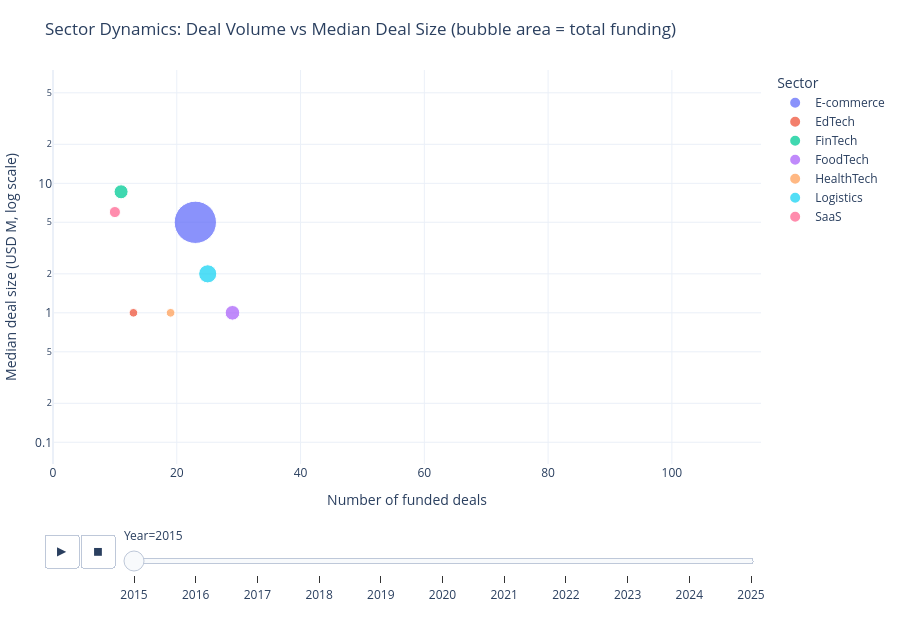

This figure's notebook cell:
### Markdown cell above
## 16. Visualization 6 – Sector Dynamics over Time: Deal Volume vs Deal Size (Plotly)

**Chart type:** animated bubble chart (one bubble per sector, one frame per year).
**Purpose:** explore how **deal volume**, **typical deal size**, **total funding** and **sector** relate to each other, and how each sector's position moves from year to year.
**How to read it:**
- **x-axis:** number of funded deals (disclosed amounts only) – further right means more activity.
- **y-axis:** median deal size in USD millions, on a **logarithmic scale** – higher means larger typical rounds.
- **Bubble area:** total disclosed funding, so area is proportional to the amount.
- **Colour:** sector. Press ▶ or drag the year slider; hover for exact values.

**Design choices:**
- Only industries present in **both datasets** are shown, the same rule as Visualizations 2 and 5, so sector movements are not caused by label differences.
- A sector-year point needs at least **3 funded deals**, because a median of one or two deals is not reliable.
- Axis ranges are **fixed across all frames**, so bubbles are never rescaled between years.
- Medians are used instead of averages because a few very large deals pull averages up. 2025 covers January–June only.

### Code cell
# Industries present in both datasets (`common`) – same rule as Visualizations 2 and 5
ind6 = funded[funded["Industry_Clean"].isin(common)]

g6 = (ind6.groupby(["Year", "Industry_Clean"])
          .agg(Deals=("Startup", "count"),
               Median_M=("Amount_M", "median"),
               Total_M=("Amount_M", "sum"))
          .reset_index()
          .rename(columns={"Industry_Clean": "Sector"}))
g6 = g6[g6["Deals"] >= 3].sort_values("Year")        # skip unreliable medians

fig = px.scatter(
    g6, x="Deals", y="Median_M", size="Total_M", color="Sector",
    animation_frame="Year", animation_group="Sector",
    log_y=True, size_max=60, hover_name="Sector",
    hover_data={"Deals": True, "Median_M": ":,.2f", "Total_M": ":,.0f",
                "Sector": False, "Year": False},
    range_x=[0, g6["Deals"].max() * 1.1],                       # fixed axes for all frames
    range_y=[g6["Median_M"].min() / 1.5, g6["Median_M"].max() * 1.5],
    labels={"Deals": "Number of funded deals",
            "Median_M": "Median deal size (USD M, log scale)",
            "Total_M": "Total funding (USD M)"},
    title="Sector Dynamics: Deal Volume vs Median Deal Size (bubble area = total funding)",
    height=620)

fig.update_traces(marker=dict(opacity=0.75, line=dict(width=1, color="white")))
fig.layout.updatemenus[0].buttons[0].args[1]["frame"]["duration"] = 1000   # slower playback
fig.update_layout(template="plotly_white", margin=dict(t=70, r=10, l=10, b=10))
fig.show()

### Figure 1 — Plotly figure (JSON) as saved in the notebook; plotly's stock layout.template omitted (floating-point values rounded to 4 significant figures)
{"data": [{"customdata": [[1474.0, "E-commerce", 2015]], "hovertemplate": "<b>%{hovertext}</b><br><br>Number of funded deals=%{x}<br>Median deal size (USD M, log scale)=%{y:,.2f}<br>Total funding (USD M)=%{customdata[0]:,.0f}<extra></extra>", "hovertext": ["E-commerce"], "ids": ["E-commerce"], "legendgroup": "E-commerce", "marker": {"color": "#636efa", "line": {"color": "white", "width": 1}, "opacity": 0.75, "size": [1474.0], "sizemode": "area", "sizeref": 1.649, "symbol": "circle"}, "mode": "markers", "name": "E-commerce", "orientation": "v", "showlegend": true, "type": "scatter", "x": [23], "xaxis": "x", "y": [5.0], "yaxis": "y"}, {"customdata": [[60.52, "EdTech", 2015]], "hovertemplate": "<b>%{hovertext}</b><br><br>Number of funded deals=%{x}<br>Median deal size (USD M, log scale)=%{y:,.2f}<br>Total funding (USD M)=%{customdata[0]:,.0f}<extra></extra>", "hovertext": ["EdTech"], "ids": ["EdTech"], "legendgroup": "EdTech", "marker": {"color": "#EF553B", "line": {"color": "white", "width": 1}, "opacity": 0.75, "size": [60.52], "sizemode": "area", "sizeref": 1.649, "symbol": "circle"}, "mode": "markers", "name": "EdTech", "orientation": "v", "showlegend": true, "type": "scatter", "x": [13], "xaxis": "x", "y": [1.0], "yaxis": "y"}, {"customdata": [[162.2, "FinTech", 2015]], "hovertemplate": "<b>%{hovertext}</b><br><br>Number of funded deals=%{x}<br>Median deal size (USD M, log scale)=%{y:,.2f}<br>Total funding (USD M)=%{customdata[0]:,.0f}<extra></extra>", "hovertext": ["FinTech"], "ids": ["FinTech"], "legendgroup": "FinTech", "marker": {"color": "#00cc96", "line": {"color": "white", "width": 1}, "opacity": 0.75, "size": [162.2], "sizemode": "area", "sizeref": 1.649, "symbol": "circle"}, "mode": "markers", "name": "FinTech", "orientation": "v", "showlegend": true, "type": "scatter", "x": [11], "xaxis": "x", "y": [8.6], "yaxis": "y"}, {"customdata": [[176.8, "FoodTech", 2015]], "hovertemplate": "<b>%{hovertext}</b><br><br>Number of funded deals=%{x}<br>Median deal size (USD M, log scale)=%{y:,.2f}<br>Total funding (USD M)=%{customdata[0]:,.0f}<extra></extra>", "hovertext": ["FoodTech"], "ids": ["FoodTech"], "legendgroup": "FoodTech", "marker": {"color": "#ab63fa", "line": {"color": "white", "width": 1}, "opacity": 0.75, "size": [176.8], "sizemode": "area", "sizeref": 1.649, "symbol": "circle"}, "mode": "markers", "name": "FoodTech", "orientation": "v", "showlegend": true, "type": "scatter", "x": [29], "xaxis": "x", "y": [1.0], "yaxis": "y"}, {"customdata": [[61.73, "HealthTech", 2015]], "hovertemplate": "<b>%{hovertext}</b><br><br>Number of funded deals=%{x}<br>Median deal size (USD M, log scale)=%{y:,.2f}<br>Total funding (USD M)=%{customdata[0]:,.0f}<extra></extra>", "hovertext": ["HealthTech"], "ids": ["HealthTech"], "legendgroup": "HealthTech", "marker": {"color": "#FFA15A", "line": {"color": "white", "width": 1}, "opacity": 0.75, "size": [61.73], "sizemode": "area", "sizeref": 1.649, "symbol": "circle"}, "mode": "markers", "name": "HealthTech", "orientation": "v", "showlegend": true, "type": "scatter", "x": [19], "xaxis": "x", "y": [1.0], "yaxis": "y"}, {"customdata": [[271.2, "Logistics", 2015]], "hovertemplate": "<b>%{hovertext}</b><br><br>Number of funded deals=%{x}<br>Median deal size (USD M, log scale)=%{y:,.2f}<br>Total funding (USD M)=%{customdata[0]:,.0f}<extra></extra>", "hovertext": ["Logistics"], "ids": ["Logistics"], "legendgroup": "Logistics", "marker": {"color": "#19d3f3", "line": {"color": "white", "width": 1}, "opacity": 0.75, "size": [271.2], "sizemode": "area", "sizeref": 1.649, "symbol": "circle"}, "mode": "markers", "name": "Logistics", "orientation": "v", "showlegend": true, "type": "scatter", "x": [25], "xaxis": "x", "y": [2.0], "yaxis": "y"}, {"customdata": [[102, "SaaS", 2015]], "hovertemplate": "<b>%{hovertext}</b><br><br>Number of funded deals=%{x}<br>Median deal size (USD M, log scale)=%{y:,.2f}<br>Total funding (USD M)=%{customdata[0]:,.0f}<extra></extra>", "hovertext": ["SaaS"], "ids": ["SaaS"], "legendgroup": "SaaS", "marker": {"color": "#FF6692", "line": {"color": "white", "width": 1}, "opacity": 0.75, "size": [102.0], "sizemode": "area", "sizeref": 1.649, "symbol": "circle"}, "mode": "markers", "name": "SaaS", "orientation": "v", "showlegend": true, "type": "scatter", "x": [10], "xaxis": "x", "y": [6.0], "yaxis": "y"}], "layout": {"height": 620, "legend": {"itemsizing": "constant", "title": {"text": "Sector"}, "tracegroupgap": 0}, "margin": {"b": 10, "l": 10, "r": 10, "t": 70}, "sliders": [{"active": 0, "currentvalue": {"prefix": "Year="}, "len": 0.9, "pad": {"b": 10, "t": 60}, "steps": [{"args": [["2015"], {"frame": {"duration": 0, "redraw": false}, "fromcurrent": true, "mode": "immediate", "transition": {"duration": 0, "easing": "linear"}}], "label": "2015", "method": "animate"}, {"args": [["2016"], {"frame": {"duration": 0, "redraw": false}, "fromcurrent": true, "mode": "immediate", "transition": {"duration": 0, "easing": "linear"}}], "label": "2016", "method": "animate"}, {"args": [["2017"], {"frame": {"duration": 0, "redraw": false}, "fromcurrent": true, "mode": "immediate", "transition": {"duration": 0, "easing": "linear"}}], "label": "2017", "method": "animate"}, {"args": [["2018"], {"frame": {"duration": 0, "redraw": false}, "fromcurrent": true, "mode": "immediate", "transition": {"duration": 0, "easing": "linear"}}], "label": "2018", "method": "animate"}, {"args": [["2019"], {"frame": {"duration": 0, "redraw": false}, "fromcurrent": true, "mode": "immediate", "transition": {"duration": 0, "easing": "linear"}}], "label": "2019", "method": "animate"}, {"args": [["2020"], {"frame": {"duration": 0, "redraw": false}, "fromcurrent": true, "mode": "immediate", "transition": {"duration": 0, "easing": "linear"}}], "label": "2020", "method": "animate"}, {"args": [["2021"], {"frame": {"duration": 0, "redraw": false}, "fromcurrent": true, "mode": "immediate", "transition": {"duration": 0, "easing": "linear"}}], "label": "2021", "method": "animate"}, {"args": [["2022"], {"frame": {"duration": 0, "redraw": false}, "fromcurrent": true, "mode": "immediate", "transition": {"duration": 0, "easing": "linear"}}], "label": "2022", "method": "animate"}, {"args": [["2023"], {"frame": {"duration": 0, "redraw": false}, "fromcurrent": true, "mode": "immediate", "transition": {"duration": 0, "easing": "linear"}}], "label": "2023", "method": "animate"}, {"args": [["2024"], {"frame": {"duration": 0, "redraw": false}, "fromcurrent": true, "mode": "immediate", "transition": {"duration": 0, "easing": "linear"}}], "label": "2024", "method": "animate"}, {"args": [["2025"], {"frame": {"duration": 0, "redraw": false}, "fromcurrent": true, "mode": "immediate", "transition": {"duration": 0, "easing": "linear"}}], "label": "2025", "method": "animate"}], "x": 0.1, "xanchor": "left", "y": 0, "yanchor": "top"}], "title": {"text": "Sector Dynamics: Deal Volume vs Median Deal Size (bubble area = total funding)"}, "updatemenus": [{"buttons": [{"args": [null, {"frame": {"duration": 1000, "redraw": false}, "fromcurrent": true, "mode": "immediate", "transition": {"duration": 500, "easing": "linear"}}], "label": "&#9654;", "method": "animate"}, {"args": [[null], {"frame": {"duration": 0, "redraw": false}, "fromcurrent": true, "mode": "immediate", "transition": {"duration": 0, "easing": "linear"}}], "label": "&#9724;", "method": "animate"}], "direction": "left", "pad": {"r": 10, "t": 70}, "showactive": false, "type": "buttons", "x": 0.1, "xanchor": "right", "y": 0, "yanchor": "top"}], "xaxis": {"anchor": "y", "domain": [0, 1], "range": [0, 114.4], "title": {"text": "Number of funded deals"}}, "yaxis": {"anchor": "x", "domain": [0, 1], "range": [-1.167, 1.875], "title": {"text": "Median deal size (USD M, log scale)"}, "type": "log"}}}
